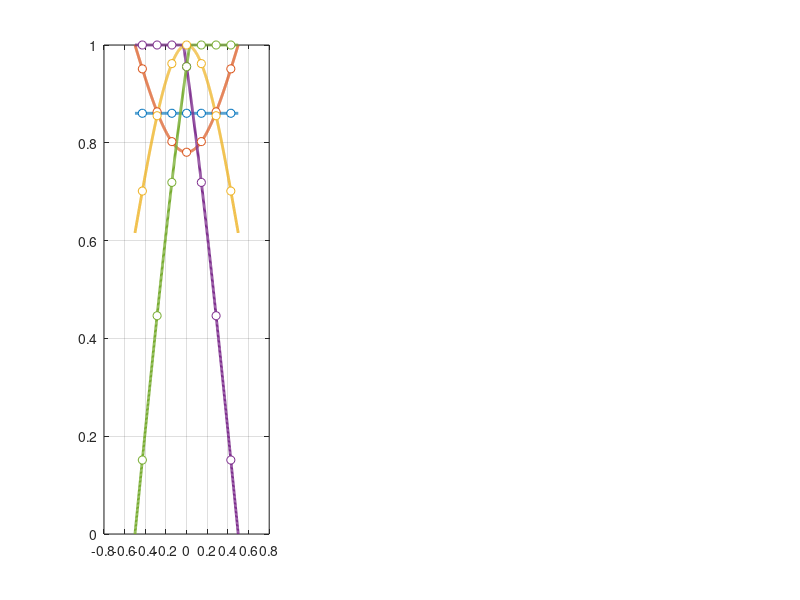

The MATLAB source for this figure: (Note: this script raises an error after producing the figure.)
em3=0.8604; NL=7;
em1=(pi/2)*(1-em3); em2=(1-em3)/(1-2/pi); em4=(pi/4)*em3; em5=em4;
f.UD=@(z) em3+0*z; f.O=@(z) 1-em1*cos(pi*z); f.X=@(z) 1-em2*(1-cos(pi*z));
f.V=@(z) 2*em4*cos(pi*z/2+pi/4); f.A=@(z) 2*em5*cos(pi*z/2-pi/4);
clipf=@(p) max(0,min(1,p));
z=linspace(-0.5,0.5,801); e=1:NL; zl=((e-0.5)/NL)-0.5;   % centered layer mid-points (same as solver)
names={'UD','O','X','V','A'};
fprintf('em1=%.4f em2=%.4f em4=em5=%.4f  2*em4=%.4f\n',em1,em2,em4,2*em4);
zc=(acos(1/(2*em4))-pi/4)*2/pi; fprintf('V clip threshold: zeta < %.4f (P_m>1 for inner %.1f%% of wall)\n',zc,100*(zc+0.5));
fprintf('layer zeta: '); fprintf('%.4f ',zl); fprintf('\n');
for n=1:5
  g=f.(names{n}); raw=g(zl); cl=clipf(raw);
  fprintf('%s raw: ',names{n}); fprintf('%.4f ',raw); fprintf('\n%s clip: ',names{n}); fprintf('%.4f ',cl); fprintf('\n');
  fprintf('%s mean over wall (continuous) raw=%.4f clipped=%.4f ; mean over 7 layers raw=%.4f clipped=%.4f ; UD target=%.4f ; P_f=Pm^2 layers: ',names{n},mean(g(z)),mean(clipf(g(z))),mean(raw),mean(cl),em3); fprintf('%.4f ',cl.^2); fprintf('\n');
end
col={[0 0.447 0.741],[0.85 0.325 0.098],[0.929 0.694 0.125],[0.494 0.184 0.556],[0.466 0.674 0.188]};
fig=figure('Position',[50 50 1500 480],'Color','w');
subplot(1,3,1); hold on; box on; grid on;
for n=1:5, plot(z,clipf(f.(names{n})(z)),'-','Color',col{n},'LineWidth',2); end
for n=1:5, plot(zl,clipf(f.(names{n})(zl)),'o','Color',col{n},'MarkerFaceColor','w','MarkerSize',6,'HandleVisibility','off'); end
yline(1,'k:','LineWidth',1,'HandleVisibility','off');
xlabel('\zeta = (r_m-(R_i+R_o)/2)/l   (inner face \leftarrow 0 \rightarrow outer face)'); ylabel('P_m after clipping (\rho/\rho_s)');
title('(a) P_m used by the solver, all patterns (e_{m3}=0.8604)'); legend(names,'Location','southoutside','Orientation','horizontal'); ylim([0 1.1]); xlim([-0.5 0.5]);
for k=1:2
  nm=names{3+k}; g=f.(nm); subplot(1,3,1+k); hold on; box on; grid on;
  yl=[0 1.45]; 
  zc2=find(g(z)>1); 
  if ~isempty(zc2), patch([z(zc2(1)) z(zc2(end)) z(zc2(end)) z(zc2(1))],[yl(1) yl(1) yl(2) yl(2)],[1 0.85 0.85],'EdgeColor','none','FaceAlpha',0.6,'HandleVisibility','off'); end
  plot(z,g(z),'--','Color',[0.4 0.4 0.4],'LineWidth',1.6);
  plot(z,clipf(g(z)),'-','Color',col{3+k},'LineWidth',2.4);
  plot(zl,clipf(g(zl)),'o','Color',col{3+k},'MarkerFaceColor',col{3+k},'MarkerSize',7);
  yline(1,'k:','LineWidth',1.2); yline(em3,'-.','Color',[0.2 0.2 0.2],'LineWidth',1);
  text(mean(z(zc2([1 end]))),1.37,'clipped to 1 (pink)','HorizontalAlignment','center','FontSize',9,'Color',[0.7 0 0]);
  if k==1, ttl='P_m = 2 e_{m4} cos(\pi\zeta/2 + \pi/4)'; else, ttl='P_m = 2 e_{m5} cos(\pi\zeta/2 - \pi/4)'; end
  xlabel({'\zeta','dashed: raw formula; solid: after clip','dots: 7 layer mid-points; thin dash-dot: UD 0.8604'},'FontSize',9); ylabel('P_m'); title(sprintf('(%c) %s-pattern: %s',char('a'+k),nm,ttl)); ylim(yl); xlim([-0.5 0.5]);
end
exportgraphics(fig,'C:/Users/InfosaicUser/Desktop/MSc/Lord-Shulman-theory-thermoelastic-cylinder/claude/figures_ch123/AUTHOR_Pm_clipping_VA_R1.png','Resolution',150);
disp('saved');
